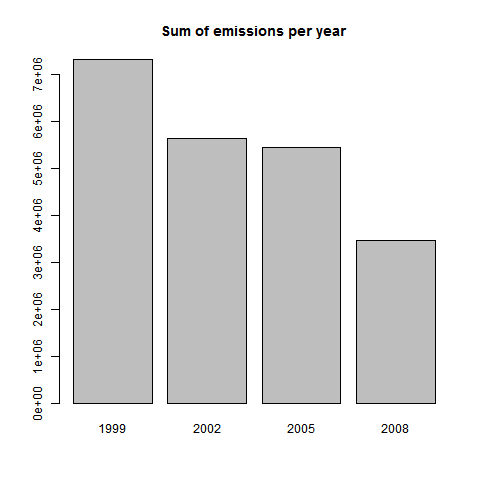

Generate this figure with R:
if(!exists("dataSet"))
{
  source("getDataSet.R")
}

# Question 1
# Have total emissions from PM2.5 decreased in the United States from 1999 to 2008?
# Using the base plotting system, make a plot showing the total PM2.5 emission 
# from all sources for each of the years 1999, 2002, 2005, and 2008.

table <- tapply(dataSet$Emissions,dataSet$year,sum, rm.na = TRUE)
png("plot1.png", width=480, height=480)
barplot(table, main = "Sum of emissions per year")
dev.off()